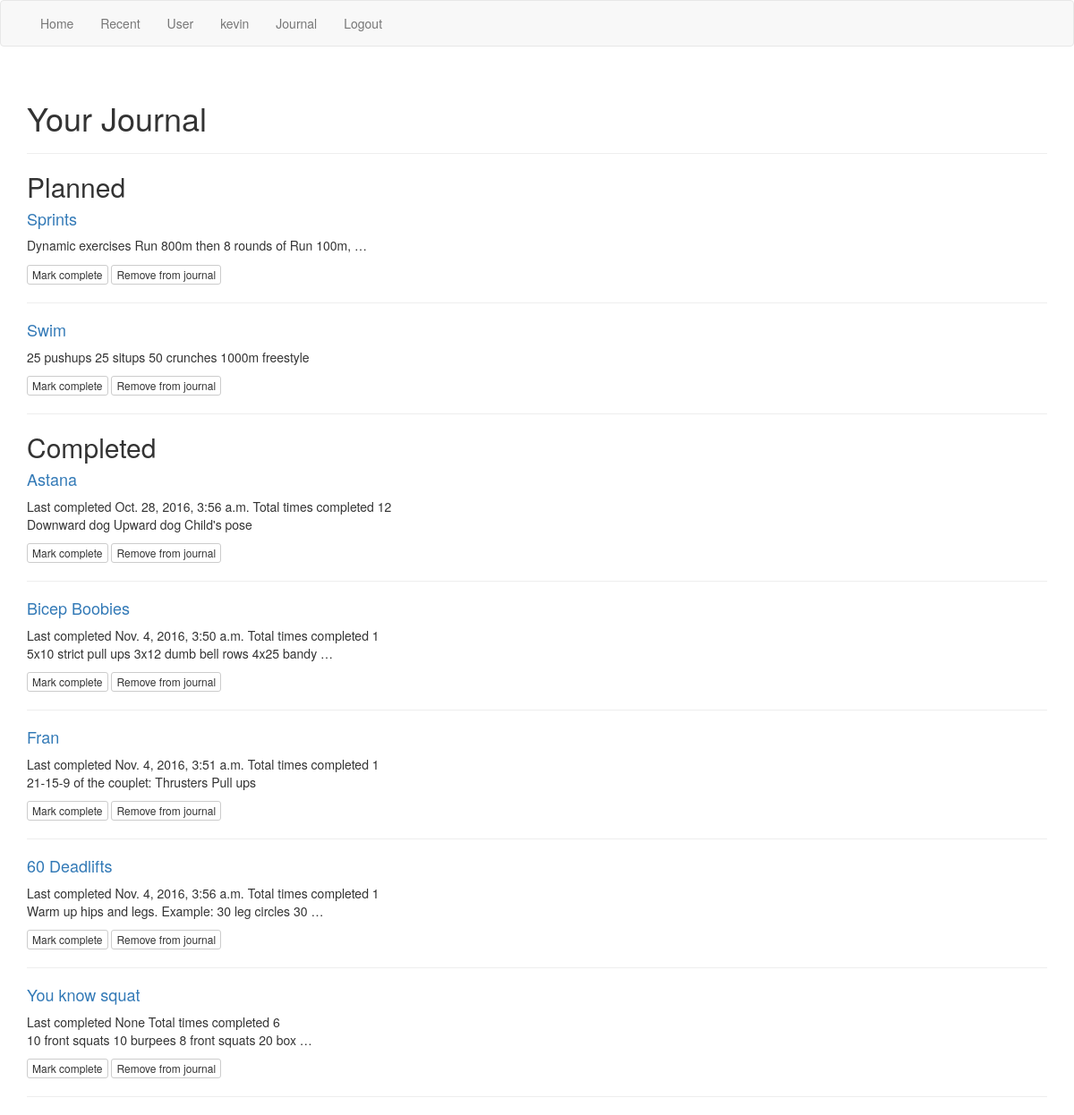
The page /workouts/journal/ (signed in) on the database as committed earlier.
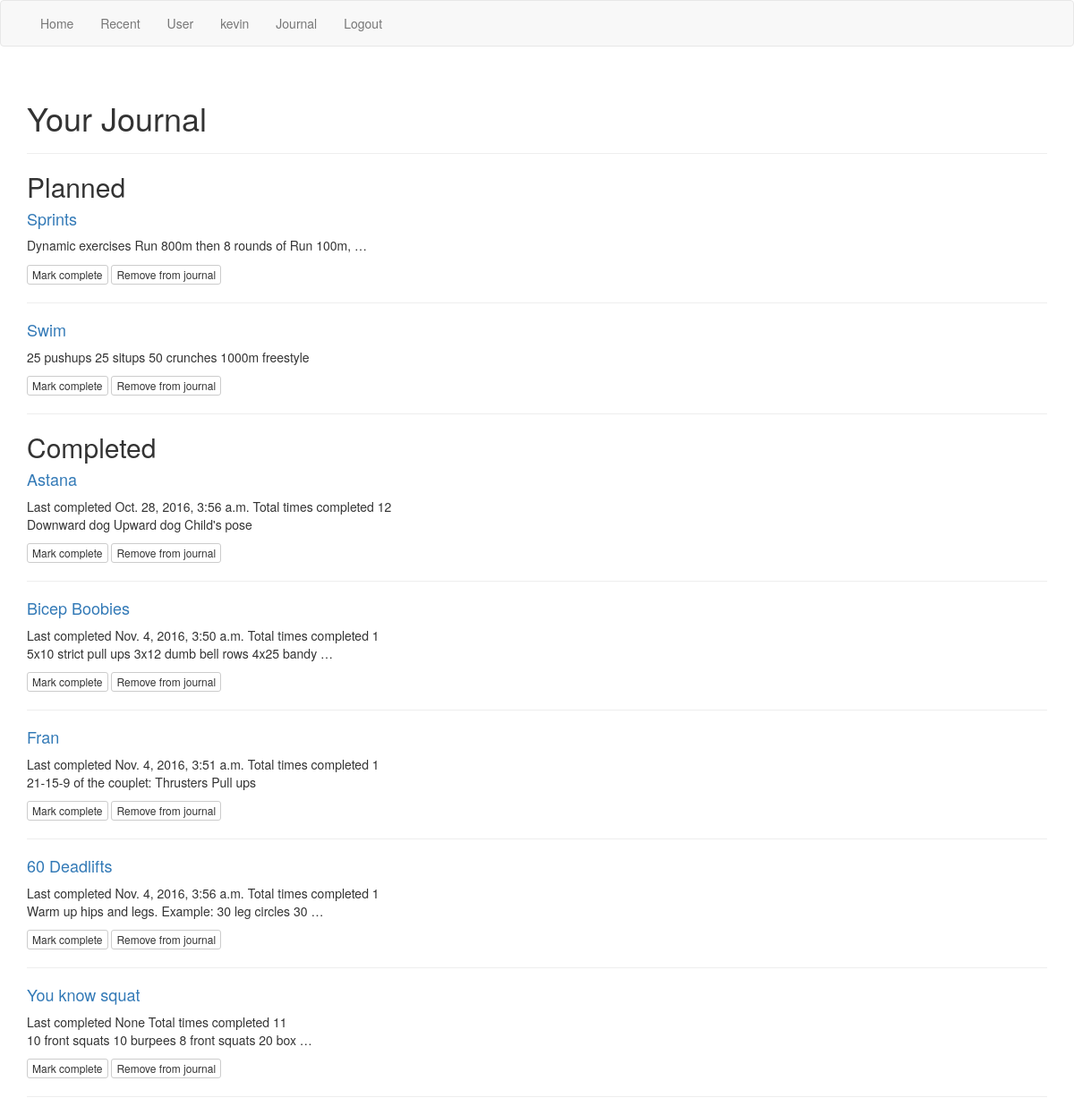
The same page on the database as committed later.
### workouts/models.py (models this page shows, shortened)
class Journal(models.Model):
  user = models.ForeignKey(settings.AUTH_USER_MODEL, on_delete=models.CASCADE)
  routine = models.ForeignKey(Routine, on_delete=models.CASCADE)
  completed_on = models.DateTimeField(null=True)
  completed_count = models.IntegerField(default=0)

class Routine(models.Model):
  routine_title = models.CharField(max_length=70)
  routine_text = models.TextField()
  pub_date = models.DateTimeField('date published', default=timezone.now)
  created_by = models.ForeignKey(settings.AUTH_USER_MODEL, related_name="created_by")
  modify_date = models.DateTimeField('date modified', null=True)
  modified_by = models.ForeignKey(settings.AUTH_USER_MODEL, null=True, related_name="modified_by")
  likes = models.IntegerField(default=0)

### workouts/views.py (the view, shortened to what this page needs)
@login_required()
def journal(request):
  journal = Journal.objects.filter(user=request.user)
  journal_planned = journal.filter(completed_count=0)
  journal_completed = journal.filter(completed_count__gt=0)
  params = dict(journal_planned=journal_planned,
                journal_completed=journal_completed)
  return render(request, "workouts/journal.html", params)

### workouts/templates/workouts/journal.html (shortened to what this page needs)
{% extends "./journal_browse.html" %}
{% block journal_title %}
<div class="page-header"><h1>Your Journal</h1></div>
{% endblock %}
{% block journal_planned_buttons %}
<span>
  <p>
    <form method='post'>
      <span><button type="submit" name="mark_complete" class="btn btn-xs btn-default">Mark complete</button></span>
      <span><button type="submit" name="remove_from_journal" class="btn btn-xs btn-default">Remove from journal</button></span>
    </form>
  </p>
</span>
{% endblock %}
{% block journal_completed_buttons %}
<p>
  <form method='post'>
    <span><button type="submit" name="mark_complete" class="btn btn-xs btn-default">Mark complete</button></span>
    <span><button type="submit" name="remove_from_journal" class="btn btn-xs btn-default">Remove from journal</button></span>
  </form>
</p>
{% endblock %}

### workouts/templates/workouts/journal_browse.html (shortened to what this page needs)
{% extends "./base.html" %}
{% block content %}
{% block journal_title %}{% endblock %}
<div><h2>Planned</h2></div>
{% for entry in journal_planned %}
  <span>
    <div><h4><a href="{% url 'workouts:detail' entry.routine.id %}">{{ entry.routine.routine_title }}</a></h4></div>
    <div>{{ entry.routine.routine_text|truncatewords:10 }}</div>
  </span>
  {% block journal_planned_buttons %}
  {% endblock %}
  <hr>
{% endfor %}
<div><h2>Completed</h2></div>
{% for entry in journal_completed %}
  <div><h4><a href="{% url 'workouts:detail' entry.routine.id %}">{{ entry.routine.routine_title }}</a></h4></div>
  <div>
    <span>Last completed {{ entry.completed_on }}</span>
    <span>Total times completed {{ entry.completed_count }}<span>
  </div>
  <div>{{ entry.routine.routine_text|truncatewords:10 }}</div>
  {% block journal_completed_buttons %}
  {% endblock %}
  <hr>
{% endfor %}
{% endblock content %}

Rows that differ between the two databases and show on the page:
changed Journal "None": completed_count "6" → "11"
